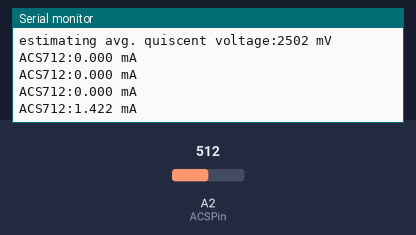
A sketch run on a simulated Arduino Uno, built with avr-gcc and run on an emulated ATmega328P. On the bench: the last lines printed to the serial monitor. Inputs (shaded band) come from the test bench; at power-on: A2 (ACSPin) = 512.

Above: at 13.3 s.
13.4 s: A2 (ACSPin) set to 716
At 13.85 s:
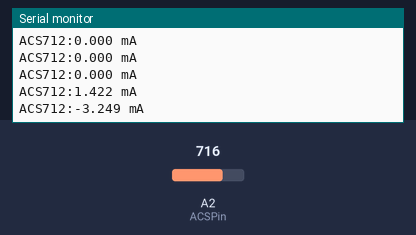
16.4 s: A2 (ACSPin) set to 900
At 23.82 s:
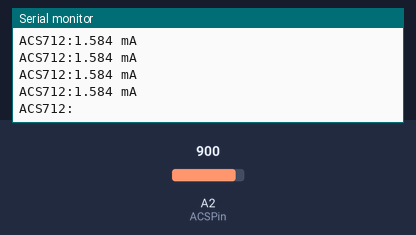
Timing chart, 0 to 23.9 s (numbered marks = the images above; inputs shaded):
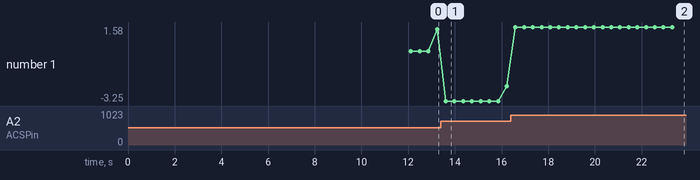

Measured:
- after the input at 13.4 s, the serial monitor: prints a new line after 0.21 s (image 1)
- after the input at 16.4 s, the serial monitor: prints a new line after 0.19 s (image 2)
- plotted number 1: 1.42 → -2.3 after the input at 13.4 s, -2.3 → 1.58 after the input at 16.4 s

The sketch:

sensorcorrente.ino
```cpp
int VQ;
int ACSPin = A2;
void setup() {
  Serial.begin(9600);
  VQ = determineVQ(ACSPin); //Quiscent output voltage - the average voltage ACS712 shows with no load (0 A)
  delay(1000);
}
void loop() {
  Serial.print("ACS712:");
  Serial.print(readCurrent(ACSPin),3);
  Serial.println(" mA");
  delay(150);
}

int determineVQ(int PIN) {
  Serial.print("estimating avg. quiscent voltage:");
  long VQ = 0;
  //read 5000 samples to stabilise value
  for (int i=0; i<10000; i++) {
    VQ += abs(analogRead(PIN));
    delay(1);//depends on sampling (on filter capacitor), can be 1/80000 (80kHz) max.
  }

  VQ /= 10000;
  Serial.print(map(VQ, 0, 1023, 0, 5000));Serial.println(" mV");
  return int(VQ);
}

float readCurrent(int PIN) {
  int current = 0;
  int sensitivity = 185;//change this to 100 for ACS712-20A or to 66 for ACS712-30A
  //read 5 samples to stabilise value
  for (int i=0; i<200; i++) {
    current += abs(analogRead(PIN) - VQ);
    delay(1);
  }
  current = map(current/200, 0, 1023, 0, 5000);
  return float(current)/sensitivity;
}
```
